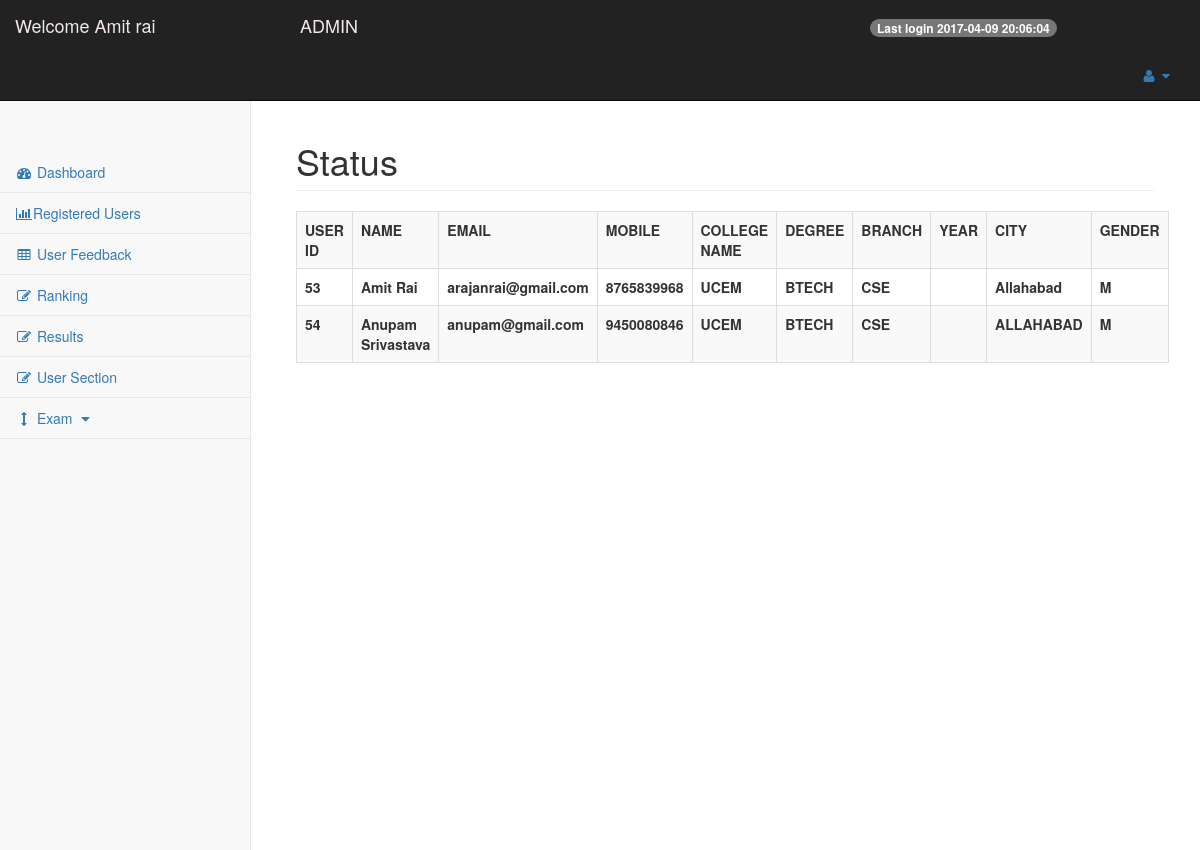
Screenshot of /admin/eligible.php (signed in) with the database file from the repository.
### tables this page shows
CREATE TABLE `user` (
  `USER_ID` int(5) NOT NULL,
  `NAME` varchar(30) NOT NULL,
  `EMAIL` varchar(30) NOT NULL,
  `PASSWORD` varchar(30) NOT NULL,
  `MOBILE` bigint(11) NOT NULL,
  `COLLEGE_NAME` varchar(254) NOT NULL,
  `DEGREE` varchar(100) NOT NULL,
  `BRANCH` varchar(50) NOT NULL,
  `CITY` varchar(50) NOT NULL,
  `GENDER` varchar(1) NOT NULL,
  `CREATED_ON` timestamp NOT NULL DEFAULT CURRENT_TIMESTAMP
);

### core/classes/Session.php (called while the page is built, shortened)
<?php
class Session
{
    public static function get($key = '')
    {
        if ($key) {
            if (self::exists($key)) {
                return $_SESSION[$key];
            }
        }
        return null;
    }
    public static function exists($key = '')
    {
        if ($key) {
            if ($_SESSION[$key] != null) {
                return true;
            }
        }
        return false;
    }
}

### core/classes/Database.php (called while the page is built, shortened)
<?php
class Database
{
    public $link;
    public function __construct()
    {
        $link = $this->connect();
        $this->link = $link;
        return $link;
    }
    private function connect()
    {
        $link = mysqli_connect(
            self::HOST,
            self::USER,
            self::PASS,
            self::DB) or $this->getError();
        return $link;
    }
    public function get($query = '')
    {
        if ($query) {
            $result = mysqli_query($this->link, $query) or $this->getError();
            if ($result) {
                return $result;
            }
        }
        return null;
    }
    public function getAll($table = '')
    {
        if ($table) {
            return $this->get("SELECT * FROM " . $table);
        }
        return null;
    }
}

### admin/eligible.php (the view)
<!DOCTYPE html>
<?php
require_once 'headeradmin.php';
?>
<div id="page-wrapper">
    <div class="container-fluid">
        <div class="row">
            <div class="col-lg-12">
                <h1 class="page-header">Status</h1>
                <?php
                $check_status = new Database();
                $query = $check_status->getAll('user');
                $allStudents = [];
                if ($rows = mysqli_num_rows($query)) {
                    while ($row = mysqli_fetch_assoc($query)) {
                        array_push($allStudents, $row);
                    }
                    echo "<table class='table table-hover table-responsive table-striped table-bordered'>";
                    echo "<tr><th>USER ID</th><th>NAME</th><th>EMAIL</th><th>MOBILE</th><th>COLLEGE NAME</th><th>DEGREE</th><th>BRANCH</th><th>YEAR</th><th>CITY</th><th>GENDER</th>";
                    foreach ($allStudents as $data) {
                        echo "<tr><th>" . $data['USER_ID'] . "</th><th>" . $data['NAME'] . "</th><th>" . $data['EMAIL'] . "</th><th>" . $data['MOBILE'] . "</th><th>" . $data['COLLEGE_NAME'] . "</th><th>" . $data['DEGREE'] . "</th><th>" . $data['BRANCH'] . "</th><th>" . $data['YEAR'] . "</th><th>" . $data['CITY'] . "</th><th>" . $data['GENDER'] . "</th>";
                    }
                    echo "</table>";
                }
                ?>
            </div>
        </div>
    </div>
</div>

### admin/headeradmin.php (shortened to what this page needs)
<!DOCTYPE html>
<html lang="en">
<head>
    <link href="../bower_components/bootstrap/dist/css/bootstrap.min.css" rel="stylesheet">
    <link href="../bower_components/metisMenu/dist/metisMenu.min.css" rel="stylesheet">
    <link href="../dist/css/sb-admin-2.css" rel="stylesheet">
    <link href="../bower_components/font-awesome/css/font-awesome.min.css" rel="stylesheet" type="text/css">
</head>
<body>
<div id="wrapper">
    <nav class="navbar navbar-inverse navbar-static-top" role="navigation" style="margin-bottom: 0">
        <div class="navbar-header">
            <div class="container row">
                <a class="navbar-brand col-lg-3 " style="color: #f3e8e8" href="#"> <?php
                    echo "Welcome " . Session::get('user')['NAME'];
                    ?> </a>
                <a class="navbar-brand col-lg-1 " style="color: #f3e8e8" href="#"> ADMIN </a>
                <a class="navbar-brand col-lg-offset-5 col-md-offset-4 col-sm-offset-3 col-xs-offset-0" href="#">
                    <?php
                    if (Session::get('login_status') === true) {
                        echo "<div class='badge'>Last login " . $_SESSION['last'] . "</div>";
                    } elseif (Session::get('login_status') === 2) {
                        echo "<div class='badge'>Last login " . $_SESSION['last'] . "</div>";
                    }
                    ?> </a>
            </div>
        </div>
        <div class="col-sm-offset-6" >
            <ul class="nav navbar-top-links navbar-right ">
                <li class="dropdown " style="float:right">
                    <a class="dropdown-toggle" data-toggle="dropdown" href="#" >
                        <i class="fa fa-user fa-fw"></i> <i class="fa fa-caret-down" ></i>
                    </a>
                </li>
            </ul>
        </div>
    </nav>
    <div class="navbar-default  sidebar" role="navigation">
        <div class="sidebar-nav navbar-collapse">
            <ul class="nav" id="side-menu">
                <li>
                    <a href="admin.php?q=1"><i class="fa fa-fw fa-dashboard"></i> Dashboard</a>
                </li>
                <li>
                    <a href="admin.php?q=2"><i class="fa fa-fw fa-bar-chart-o"></i>Registered Users</a>
                </li>
                <li>
                    <a href="admin.php?q=3"><i class="fa fa-fw fa-table"></i> User Feedback</a>
                </li>
                <li>
                    <a href="admin.php?q=111"><i class="fa fa-fw fa-edit"></i> Ranking</a>
                </li>
                <li>
                    <a href="result.php?q=1"><i class="fa fa-fw fa-edit"></i> Results</a>
                </li>
                <li>
                    <a href="http://localhost/unibook3/pages/index.php" target="_blank"><i class="fa fa-fw fa-edit"></i> User Section</a>
                </li>
                <li>
                    <a href="javascript:;" data-toggle="collapse" data-target="#demo"><i
                                class="fa fa-fw fa-arrows-v"></i> Exam <i class="fa fa-fw fa-caret-down"></i></a>
                </li>
            </ul>
        </div>
    </div>
</div>
</body>
</html>

### rows the page displays
user: USER_ID "53", NAME "Amit Rai", EMAIL "arajanrai@gmail.com", MOBILE "8765839968", COLLEGE_NAME "UCEM", DEGREE "BTECH", BRANCH "CSE", CITY "Allahabad", GENDER "M"
user: USER_ID "54", NAME "Anupam Srivastava", EMAIL "anupam@gmail.com", MOBILE "9450080846", COLLEGE_NAME "UCEM", DEGREE "BTECH", BRANCH "CSE", CITY "ALLAHABAD", GENDER "M"

### other values shown
Session::get('user')['NAME'] "Amit rai"
$_SESSION['last'] "2017-04-09 20:06:04"
